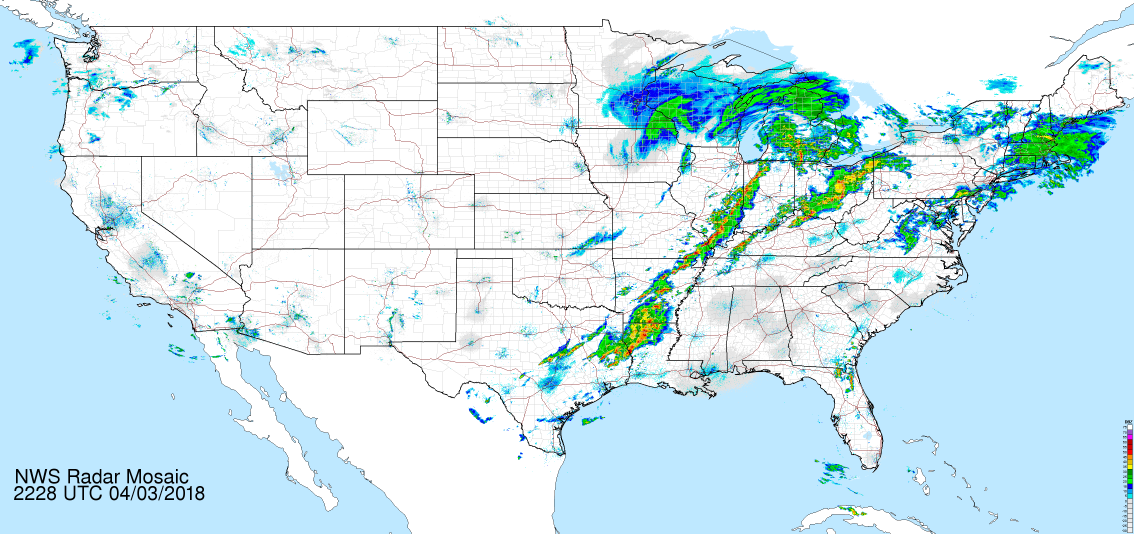
#> input picture NatLoop.gif, 3400 x 1600 px (shown at 1/3 size)
$ python gifcropper.py
#> lines starting #> are read from the running program, lines starting #| are printed output that depends on the picture
# uses python3-pillow
# gif sourced from http://radar.weather.gov/ridge/Conus/Loop/NatLoop.gif
from PIL import Image
from PIL import ImageSequence
import os

def gifcrop(ax,ay,bx,by):
#> called with ax = 1361, ay = 500, bx = 510, by = 270
    im=Image.open('NatLoop.gif')
#> im is the input picture: PIL image 3400x1600 P; mean R, G, B, A 205.9, 230.8, 238.3, 255
    newgif=[]
    crop = im.crop((ax,ay,ax+bx,ay+by))
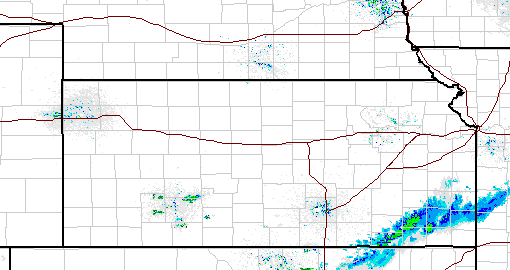
#> crop: PIL image 510x270 P; mean R, G, B, A 234.3, 238.2, 239.4, 255
    frames = [frame.copy().crop((ax,ay,ax+bx,ay+by)).convert('RGBA') for frame in ImageSequence.Iterator(im)]
#> frames = 8 items
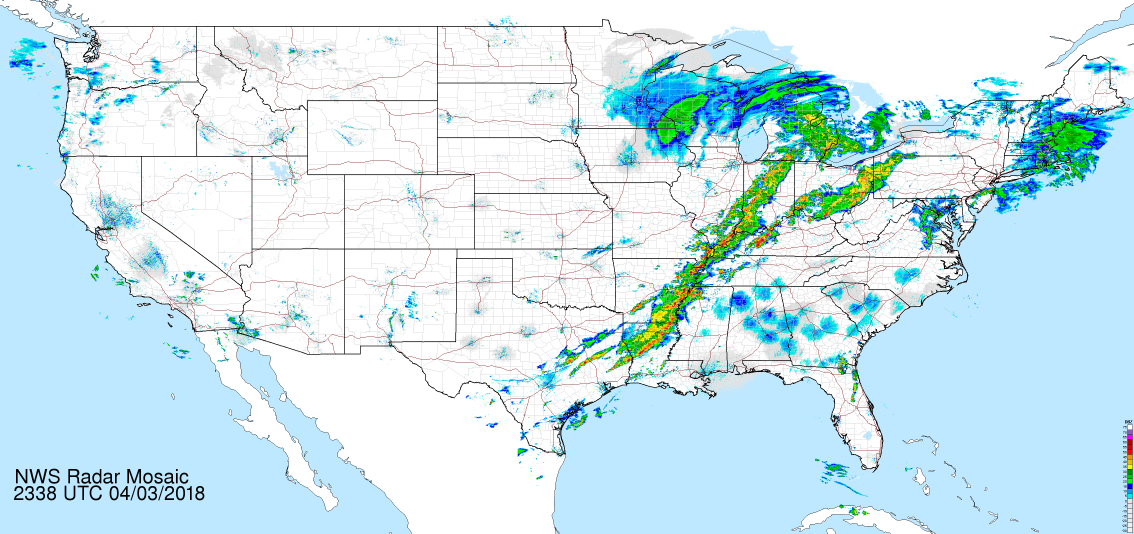
#> im: PIL image 3400x1600 RGBA (shown at 1/3 size); mean R, G, B, A 205.5, 230.9, 238.3, 255
    frames[0].save('region.gif', save_all=True, append_images=frames[1:])

gifcrop(1361, 500, 510, 270)
